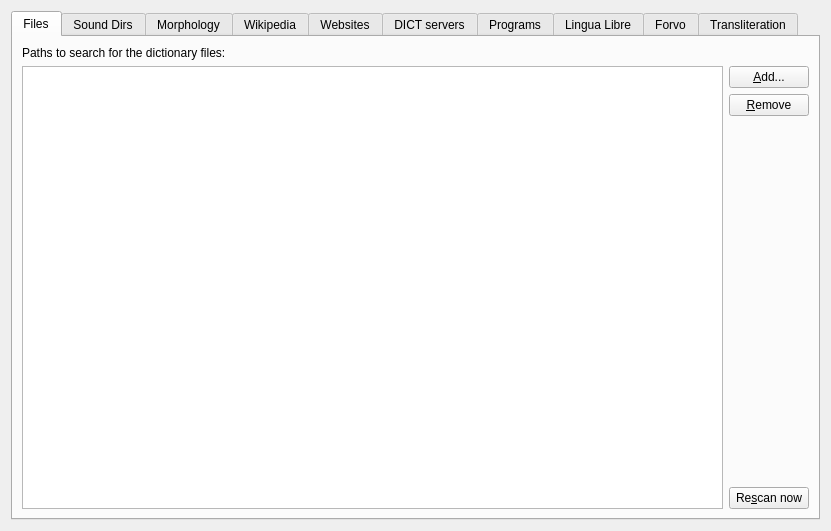
<?xml version="1.0" encoding="UTF-8"?>
<ui version="4.0">
 <class>Sources</class>
 <widget class="QWidget" name="Sources">
  <property name="geometry">
   <rect>
    <x>0</x>
    <y>0</y>
    <width>831</width>
    <height>531</height>
   </rect>
  </property>
  <property name="windowTitle">
   <string notr="true">Sources</string>
  </property>
  <layout class="QVBoxLayout" name="verticalLayout_9">
   <item>
    <widget class="QTabWidget" name="tabWidget">
     <property name="currentIndex">
      <number>0</number>
     </property>
     <property name="iconSize">
      <size>
       <width>15</width>
       <height>15</height>
      </size>
     </property>
     <property name="elideMode">
      <enum>Qt::ElideNone</enum>
     </property>
     <property name="usesScrollButtons">
      <bool>true</bool>
     </property>
     <widget class="QWidget" name="filesTab">
      <attribute name="icon">
       <iconset resource="../../resources.qrc">
        <normaloff>:/icons/folders.svg</normaloff>:/icons/folders.svg</iconset>
      </attribute>
      <attribute name="title">
       <string>Files</string>
      </attribute>
      <layout class="QVBoxLayout" name="verticalLayout_2">
       <item>
        <widget class="QLabel" name="label">
         <property name="text">
          <string>Paths to search for the dictionary files:</string>
         </property>
        </widget>
       </item>
       <item>
        <layout class="QHBoxLayout" name="horizontalLayout">
         <item>
          <widget class="QTreeView" name="paths"/>
         </item>
         <item>
          <layout class="QVBoxLayout" name="verticalLayout">
           <item>
            <widget class="QPushButton" name="addPath">
             <property name="text">
              <string>&amp;Add...</string>
             </property>
            </widget>
           </item>
           <item>
            <widget class="QPushButton" name="removePath">
             <property name="text">
              <string>&amp;Remove</string>
             </property>
            </widget>
           </item>
           <item>
            <spacer name="verticalSpacer">
             <property name="orientation">
              <enum>Qt::Vertical</enum>
             </property>
             <property name="sizeHint" stdset="0">
              <size>
               <width>17</width>
               <height>68</height>
              </size>
             </property>
            </spacer>
           </item>
           <item>
            <widget class="QPushButton" name="rescan">
             <property name="text">
              <string>Re&amp;scan now</string>
             </property>
            </widget>
           </item>
          </layout>
         </item>
        </layout>
       </item>
      </layout>
     </widget>
     <widget class="QWidget" name="tab">
      <attribute name="icon">
       <iconset resource="../../resources.qrc">
        <normaloff>:/icons/folder-sound.svg</normaloff>:/icons/folder-sound.svg</iconset>
      </attribute>
      <attribute name="title">
       <string>Sound Dirs</string>
      </attribute>
      <layout class="QVBoxLayout" name="verticalLayout_7">
       <item>
        <widget class="QLabel" name="label_3">
         <property name="text">
          <string>Make dictionaries from bunches of audiofiles by adding paths here:</string>
         </property>
        </widget>
       </item>
       <item>
        <layout class="QHBoxLayout" name="horizontalLayout_3">
         <item>
          <widget class="QTreeView" name="soundDirs"/>
         </item>
         <item>
          <layout class="QVBoxLayout" name="verticalLayout_6">
           <item>
            <widget class="QPushButton" name="addSoundDir">
             <property name="text">
              <string>&amp;Add...</string>
             </property>
            </widget>
           </item>
           <item>
            <widget class="QPushButton" name="removeSoundDir">
             <property name="text">
              <string>&amp;Remove</string>
             </property>
            </widget>
           </item>
           <item>
            <spacer name="verticalSpacer_3">
             <property name="orientation">
              <enum>Qt::Vertical</enum>
             </property>
             <property name="sizeHint" stdset="0">
              <size>
               <width>20</width>
               <height>40</height>
              </size>
             </property>
            </spacer>
           </item>
          </layout>
         </item>
        </layout>
       </item>
      </layout>
     </widget>
     <widget class="QWidget" name="tab_2">
      <attribute name="icon">
       <iconset resource="../../resources.qrc">
        <normaloff>:/icons/icon32_hunspell.png</normaloff>:/icons/icon32_hunspell.png</iconset>
      </attribute>
      <attribute name="title">
       <string>Morphology</string>
      </attribute>
      <layout class="QVBoxLayout" name="verticalLayout_8">
       <item>
        <widget class="QLabel" name="label_4">
         <property name="text">
          <string>Path to a directory with Hunspell/Myspell dictionaries:</string>
         </property>
        </widget>
       </item>
       <item>
        <layout class="QHBoxLayout" name="horizontalLayout_4">
         <item>
          <widget class="QLineEdit" name="hunspellPath">
           <property name="readOnly">
            <bool>true</bool>
           </property>
          </widget>
         </item>
         <item>
          <widget class="QPushButton" name="changeHunspellPath">
           <property name="text">
            <string>&amp;Change...</string>
           </property>
          </widget>
         </item>
        </layout>
       </item>
       <item>
        <widget class="QLabel" name="label_5">
         <property name="text">
          <string>Available morphology dictionaries:</string>
         </property>
        </widget>
       </item>
       <item>
        <layout class="QHBoxLayout" name="horizontalLayout_5">
         <item>
          <widget class="QTreeView" name="hunspellDictionaries"/>
         </item>
         <item>
          <widget class="QLabel" name="label_6">
           <property name="text">
            <string>Each morphology dictionary appears as a
separate auxiliary dictionary which
provides stem words for searches and
spelling suggestions for mistyped words.
Add appropriate dictionaries to the bottoms
of the appropriate groups to use them.</string>
           </property>
           <property name="textFormat">
            <enum>Qt::PlainText</enum>
           </property>
           <property name="wordWrap">
            <bool>false</bool>
           </property>
          </widget>
         </item>
        </layout>
       </item>
      </layout>
     </widget>
     <widget class="QWidget" name="mediaWikisTab">
      <attribute name="icon">
       <iconset resource="../../resources.qrc">
        <normaloff>:/icons/icon32_wiki.png</normaloff>:/icons/icon32_wiki.png</iconset>
      </attribute>
      <attribute name="title">
       <string>Wikipedia</string>
      </attribute>
      <layout class="QVBoxLayout" name="verticalLayout_4">
       <item>
        <widget class="QLabel" name="label_2">
         <property name="text">
          <string>Wikipedia (MediaWiki) sites:</string>
         </property>
        </widget>
       </item>
       <item>
        <layout class="QHBoxLayout" name="horizontalLayout_2">
         <item>
          <widget class="QTreeView" name="mediaWikis"/>
         </item>
         <item>
          <layout class="QVBoxLayout" name="verticalLayout_3">
           <item>
            <widget class="QPushButton" name="addMediaWiki">
             <property name="text">
              <string>&amp;Add...</string>
             </property>
            </widget>
           </item>
           <item>
            <widget class="QPushButton" name="removeMediaWiki">
             <property name="text">
              <string>&amp;Remove</string>
             </property>
            </widget>
           </item>
           <item>
            <spacer name="verticalSpacer_2">
             <property name="orientation">
              <enum>Qt::Vertical</enum>
             </property>
             <property name="sizeType">
              <enum>QSizePolicy::Expanding</enum>
             </property>
             <property name="sizeHint" stdset="0">
              <size>
               <width>20</width>
               <height>40</height>
              </size>
             </property>
            </spacer>
           </item>
          </layout>
         </item>
        </layout>
       </item>
      </layout>
     </widget>
     <widget class="QWidget" name="tab_4">
      <attribute name="icon">
       <iconset resource="../../resources.qrc">
        <normaloff>:/icons/internet.svg</normaloff>:/icons/internet.svg</iconset>
      </attribute>
      <attribute name="title">
       <string>Websites</string>
      </attribute>
      <layout class="QVBoxLayout" name="verticalLayout_11">
       <item>
        <widget class="QLabel" name="label_9">
         <property name="text">
          <string>Any websites. A string %GDWORD% will be replaced with the query word:</string>
         </property>
        </widget>
       </item>
       <item>
        <layout class="QHBoxLayout" name="horizontalLayout_6">
         <item>
          <widget class="QTreeView" name="webSites"/>
         </item>
         <item>
          <layout class="QVBoxLayout" name="verticalLayout_10">
           <item>
            <widget class="QPushButton" name="addWebSite">
             <property name="text">
              <string>&amp;Add...</string>
             </property>
            </widget>
           </item>
           <item>
            <widget class="QPushButton" name="removeWebSite">
             <property name="text">
              <string>&amp;Remove</string>
             </property>
            </widget>
           </item>
           <item>
            <spacer name="verticalSpacer_8">
             <property name="orientation">
              <enum>Qt::Vertical</enum>
             </property>
             <property name="sizeHint" stdset="0">
              <size>
               <width>20</width>
               <height>40</height>
              </size>
             </property>
            </spacer>
           </item>
          </layout>
         </item>
        </layout>
       </item>
       <item>
        <widget class="QLabel" name="label_10">
         <property name="text">
          <string>Alternatively, use %GD1251% for CP1251, %GDISO1%...%GDISO16% for ISO 8859-1...ISO 8859-16 respectively,
%GDBIG5% for Big-5, %GDBIG5HKSCS% for Big5-HKSCS, %GDGBK% for GBK and GB18030, %GDSHIFTJIS% for Shift-JIS.</string>
         </property>
        </widget>
       </item>
      </layout>
     </widget>
     <widget class="QWidget" name="dictdTab">
      <attribute name="icon">
       <iconset resource="../../resources.qrc">
        <normaloff>:/icons/network.svg</normaloff>:/icons/network.svg</iconset>
      </attribute>
      <attribute name="title">
       <string>DICT servers</string>
      </attribute>
      <layout class="QVBoxLayout" name="verticalLayout_16">
       <item>
        <widget class="QLabel" name="label_116">
         <property name="text">
          <string>DICT servers:</string>
         </property>
        </widget>
       </item>
       <item>
        <layout class="QHBoxLayout" name="horizontalLayout_16">
         <item>
          <widget class="QTreeView" name="dictServers"/>
         </item>
         <item>
          <layout class="QVBoxLayout" name="verticalLayout_17">
           <item>
            <widget class="QPushButton" name="addDictServer">
             <property name="text">
              <string>&amp;Add...</string>
             </property>
            </widget>
           </item>
           <item>
            <widget class="QPushButton" name="removeDictServer">
             <property name="text">
              <string>&amp;Remove</string>
             </property>
            </widget>
           </item>
           <item>
            <spacer name="verticalSpacer_18">
             <property name="orientation">
              <enum>Qt::Vertical</enum>
             </property>
             <property name="sizeHint" stdset="0">
              <size>
               <width>20</width>
               <height>40</height>
              </size>
             </property>
            </spacer>
           </item>
          </layout>
         </item>
        </layout>
       </item>
      </layout>
     </widget>
     <widget class="QWidget" name="tab_6">
      <attribute name="icon">
       <iconset resource="../../resources.qrc">
        <normaloff>:/icons/programs.svg</normaloff>:/icons/programs.svg</iconset>
      </attribute>
      <attribute name="title">
       <string>Programs</string>
      </attribute>
      <layout class="QVBoxLayout" name="verticalLayout_15">
       <item>
        <widget class="QLabel" name="label_16">
         <property name="text">
          <string>Any external programs. A string %GDWORD% will be replaced with the query word. A string %GDSEARCH% will be replaced with the text in the search bar. If both of the parameters are not provided, the headword will be fed into standard input.</string>
         </property>
         <property name="wordWrap">
          <bool>true</bool>
         </property>
        </widget>
       </item>
       <item>
        <layout class="QHBoxLayout" name="horizontalLayout_7">
         <item>
          <widget class="QTreeView" name="programs"/>
         </item>
         <item>
          <layout class="QVBoxLayout" name="verticalLayout_14">
           <item>
            <widget class="QPushButton" name="addProgram">
             <property name="text">
              <string>&amp;Add...</string>
             </property>
            </widget>
           </item>
           <item>
            <widget class="QPushButton" name="removeProgram">
             <property name="text">
              <string>&amp;Remove</string>
             </property>
            </widget>
           </item>
           <item>
            <spacer name="verticalSpacer_12">
             <property name="orientation">
              <enum>Qt::Vertical</enum>
             </property>
             <property name="sizeHint" stdset="0">
              <size>
               <width>20</width>
               <height>40</height>
              </size>
             </property>
            </spacer>
           </item>
          </layout>
         </item>
        </layout>
       </item>
      </layout>
     </widget>
     <widget class="QWidget" name="tab_lingua">
      <attribute name="icon">
       <iconset resource="../../resources.qrc">
        <normaloff>:/icons/lingualibre.svg</normaloff>:/icons/lingualibre.svg</iconset>
      </attribute>
      <attribute name="title">
       <string>Lingua Libre</string>
      </attribute>
      <layout class="QVBoxLayout" name="verticalLayout_5">
       <item>
        <widget class="QLabel" name="label_17">
         <property name="text">
          <string>&lt;html&gt;&lt;head/&gt;&lt;body&gt;&lt;p&gt;Prouncations provied by &lt;a href=&quot;https://lingualibre.org&quot;&gt;&lt;span style=&quot; text-decoration: underline; color:#2980b9;&quot;&gt;Lingua Libre&lt;/span&gt;&lt;/a&gt;, a collaborative linguistic media library of Wikimedia France. &lt;/p&gt;&lt;/body&gt;&lt;/html&gt;</string>
         </property>
         <property name="openExternalLinks">
          <bool>true</bool>
         </property>
        </widget>
       </item>
       <item>
        <widget class="QGroupBox" name="linguaEnabled">
         <property name="title">
          <string>Enable Lingua Libre</string>
         </property>
         <property name="checkable">
          <bool>true</bool>
         </property>
         <layout class="QFormLayout" name="formLayout_2">
          <item row="0" column="0">
           <widget class="QLabel" name="label_18">
            <property name="text">
             <string>ISO 639-3 language code</string>
            </property>
           </widget>
          </item>
          <item row="0" column="1">
           <widget class="QLineEdit" name="linguaLangCode"/>
          </item>
          <item row="1" column="1">
           <widget class="QLabel" name="label_19">
            <property name="text">
             <string>Examples:  &amp;quot;eng&amp;quot; for English, &amp;quot;fra&amp;quot; for French &lt;br&gt;

Full list of availiable languages can be found &lt;a href=&quot;https://lingualibre.org/wiki/LinguaLibre:Stats/Languages&quot;&gt; here &lt;/a&gt;</string>
            </property>
            <property name="openExternalLinks">
             <bool>true</bool>
            </property>
           </widget>
          </item>
         </layout>
        </widget>
       </item>
       <item>
        <spacer name="verticalSpacer_4">
         <property name="orientation">
          <enum>Qt::Vertical</enum>
         </property>
         <property name="sizeHint" stdset="0">
          <size>
           <width>20</width>
           <height>40</height>
          </size>
         </property>
        </spacer>
       </item>
      </layout>
     </widget>
     <widget class="QWidget" name="tab_5">
      <attribute name="icon">
       <iconset resource="../../resources.qrc">
        <normaloff>:/icons/forvo.png</normaloff>:/icons/forvo.png</iconset>
      </attribute>
      <attribute name="title">
       <string>Forvo</string>
      </attribute>
      <layout class="QVBoxLayout" name="verticalLayout_13">
       <item>
        <widget class="QLabel" name="label_11">
         <property name="sizePolicy">
          <sizepolicy hsizetype="Preferred" vsizetype="Preferred">
           <horstretch>0</horstretch>
           <verstretch>0</verstretch>
          </sizepolicy>
         </property>
         <property name="text">
          <string>Live pronunciations from &lt;a href=&quot;http://www.forvo.com/&quot;&gt;forvo.com&lt;/a&gt;. The site allows people to record and share word pronunciations. You can listen to them from GoldenDict.</string>
         </property>
         <property name="wordWrap">
          <bool>true</bool>
         </property>
         <property name="openExternalLinks">
          <bool>true</bool>
         </property>
        </widget>
       </item>
       <item>
        <widget class="QGroupBox" name="forvoEnabled">
         <property name="title">
          <string>Enable pronunciations from Forvo</string>
         </property>
         <property name="checkable">
          <bool>true</bool>
         </property>
         <property name="checked">
          <bool>true</bool>
         </property>
         <layout class="QVBoxLayout" name="verticalLayout_12">
          <item>
           <layout class="QFormLayout" name="formLayout">
            <property name="fieldGrowthPolicy">
             <enum>QFormLayout::ExpandingFieldsGrow</enum>
            </property>
            <item row="0" column="0">
             <widget class="QLabel" name="label_12">
              <property name="text">
               <string>API Key:</string>
              </property>
             </widget>
            </item>
            <item row="0" column="1">
             <widget class="QLineEdit" name="forvoApiKey">
              <property name="toolTip">
               <string>&lt;html&gt;&lt;head/&gt;&lt;body&gt;&lt;p&gt;Use of Forvo currently requires an API key, register on the site to get your own key.&lt;/p&gt;&lt;/body&gt;&lt;/html&gt;</string>
              </property>
             </widget>
            </item>
            <item row="1" column="0">
             <spacer name="horizontalSpacer_2">
              <property name="orientation">
               <enum>Qt::Horizontal</enum>
              </property>
              <property name="sizeType">
               <enum>QSizePolicy::Fixed</enum>
              </property>
              <property name="sizeHint" stdset="0">
               <size>
                <width>18</width>
                <height>20</height>
               </size>
              </property>
             </spacer>
            </item>
            <item row="1" column="1">
             <widget class="QLabel" name="label_13">
              <property name="text">
               <string>&lt;html&gt;&lt;head/&gt;&lt;body&gt;&lt;p&gt;Get your own key &lt;a href=&quot;http://api.forvo.com/key/&quot;&gt;&lt;span style=&quot; text-decoration: underline; color:#0000ff;&quot;&gt;here&lt;/span&gt;&lt;/a&gt;&lt;/p&gt;&lt;/body&gt;&lt;/html&gt;</string>
              </property>
              <property name="wordWrap">
               <bool>false</bool>
              </property>
              <property name="openExternalLinks">
               <bool>true</bool>
              </property>
             </widget>
            </item>
            <item row="2" column="0">
             <widget class="QLabel" name="label_14">
              <property name="text">
               <string>Language codes (comma-separated):</string>
              </property>
             </widget>
            </item>
            <item row="2" column="1">
             <widget class="QLineEdit" name="forvoLanguageCodes">
              <property name="toolTip">
               <string>List of language codes you would like to have. Example: &quot;en, ru&quot;.</string>
              </property>
             </widget>
            </item>
            <item row="3" column="0">
             <spacer name="horizontalSpacer">
              <property name="orientation">
               <enum>Qt::Horizontal</enum>
              </property>
              <property name="sizeType">
               <enum>QSizePolicy::Fixed</enum>
              </property>
              <property name="sizeHint" stdset="0">
               <size>
                <width>18</width>
                <height>20</height>
               </size>
              </property>
             </spacer>
            </item>
            <item row="3" column="1">
             <widget class="QLabel" name="label_15">
              <property name="text">
               <string>Full list of language codes is available &lt;a href=&quot;http://www.forvo.com/languages-codes/&quot;&gt;here&lt;/a&gt;.</string>
              </property>
              <property name="openExternalLinks">
               <bool>true</bool>
              </property>
             </widget>
            </item>
           </layout>
          </item>
          <item>
           <spacer name="verticalSpacer_10">
            <property name="orientation">
             <enum>Qt::Vertical</enum>
            </property>
            <property name="sizeHint" stdset="0">
             <size>
              <width>20</width>
              <height>40</height>
             </size>
            </property>
           </spacer>
          </item>
         </layout>
        </widget>
       </item>
      </layout>
     </widget>
     <widget class="QWidget" name="tab_3">
      <attribute name="icon">
       <iconset resource="../../resources.qrc">
        <normaloff>:/icons/transliteration.png</normaloff>:/icons/transliteration.png</iconset>
      </attribute>
      <attribute name="title">
       <string>Transliteration</string>
      </attribute>
      <layout class="QVBoxLayout" name="transliterationLayout">
       <property name="spacing">
        <number>6</number>
       </property>
       <item>
        <layout class="QGridLayout" name="gridLayout_2">
         <item row="0" column="1">
          <widget class="QCheckBox" name="enableGreekTransliteration">
           <property name="text">
            <string>Greek transliteration</string>
           </property>
           <property name="icon">
            <iconset resource="../../icons/flags.qrc">
             <normaloff>:/flags/gr.png</normaloff>:/flags/gr.png</iconset>
           </property>
          </widget>
         </item>
         <item row="0" column="0">
          <widget class="QCheckBox" name="enableRussianTransliteration">
           <property name="text">
            <string>Russian transliteration</string>
           </property>
           <property name="icon">
            <iconset resource="../../icons/flags.qrc">
             <normaloff>:/flags/ru.png</normaloff>:/flags/ru.png</iconset>
           </property>
          </widget>
         </item>
         <item row="1" column="0">
          <widget class="QCheckBox" name="enableGermanTransliteration">
           <property name="text">
            <string>German transliteration</string>
           </property>
           <property name="icon">
            <iconset resource="../../icons/flags.qrc">
             <normaloff>:/flags/de.png</normaloff>:/flags/de.png</iconset>
           </property>
          </widget>
         </item>
         <item row="1" column="1">
          <widget class="QCheckBox" name="enableBelarusianTransliteration">
           <property name="text">
            <string>Belarusian transliteration</string>
           </property>
           <property name="icon">
            <iconset resource="../../icons/flags.qrc">
             <normaloff>:/flags/by.png</normaloff>:/flags/by.png</iconset>
           </property>
          </widget>
         </item>
        </layout>
       </item>
       <item>
        <widget class="QGroupBox" name="enableRomaji">
         <property name="toolTip">
          <string>Enables to use the Latin alphabet to write the Japanese language</string>
         </property>
         <property name="title">
          <string>Japanese Romaji</string>
         </property>
         <property name="checkable">
          <bool>true</bool>
         </property>
         <property name="checked">
          <bool>true</bool>
         </property>
         <layout class="QGridLayout" name="gridLayout">
          <item row="0" column="0">
           <widget class="QLabel" name="label_7">
            <property name="text">
             <string>Systems:</string>
            </property>
           </widget>
          </item>
          <item row="0" column="1">
           <widget class="QCheckBox" name="enableHepburn">
            <property name="toolTip">
             <string>The most widely used method of transcription of Japanese,
based on English phonology</string>
            </property>
            <property name="text">
             <string>Hepburn</string>
            </property>
           </widget>
          </item>
          <item row="0" column="2">
           <widget class="QCheckBox" name="enableNihonShiki">
            <property name="enabled">
             <bool>false</bool>
            </property>
            <property name="toolTip">
             <string>The most regular system, having a one-to-one relation to the
kana writing systems. Standardized as ISO 3602

Not implemented yet in GoldenDict.</string>
            </property>
            <property name="text">
             <string>Nihon-shiki</string>
            </property>
           </widget>
          </item>
          <item row="0" column="3">
           <widget class="QCheckBox" name="enableKunreiShiki">
            <property name="enabled">
             <bool>false</bool>
            </property>
            <property name="toolTip">
             <string>Based on Nihon-shiki system, but modified for modern standard Japanese.
Standardized as ISO 3602

Not implemented yet in GoldenDict.</string>
            </property>
            <property name="text">
             <string>Kunrei-shiki</string>
            </property>
           </widget>
          </item>
          <item row="1" column="0">
           <widget class="QLabel" name="label_8">
            <property name="text">
             <string>Syllabaries:</string>
            </property>
           </widget>
          </item>
          <item row="1" column="2">
           <widget class="QCheckBox" name="enableHiragana">
            <property name="toolTip">
             <string>Hiragana Japanese syllabary</string>
            </property>
            <property name="text">
             <string>Hiragana</string>
            </property>
           </widget>
          </item>
          <item row="1" column="3">
           <widget class="QCheckBox" name="enableKatakana">
            <property name="toolTip">
             <string>Katakana Japanese syllabary</string>
            </property>
            <property name="text">
             <string>Katakana</string>
            </property>
           </widget>
          </item>
         </layout>
        </widget>
       </item>
       <item>
        <layout class="QVBoxLayout" name="verticalLayout_18">
         <item>
          <widget class="QGroupBox" name="enableCustomTransliteration">
           <property name="title">
            <string>Custom transliteration</string>
           </property>
           <property name="checkable">
            <bool>true</bool>
           </property>
           <layout class="QVBoxLayout" name="verticalLayout_19">
            <item>
             <widget class="QLabel" name="label_21">
              <property name="text">
               <string>This only applied in search phrase, with each line represent a transliteration,semicolon seperated. For example, ae;æ,users can input ae to represent æ in the target word.</string>
              </property>
              <property name="wordWrap">
               <bool>true</bool>
              </property>
             </widget>
            </item>
            <item>
             <widget class="QPlainTextEdit" name="customTransliteration">
              <property name="placeholderText">
               <string>ae;æ #this is an example</string>
              </property>
             </widget>
            </item>
           </layout>
          </widget>
         </item>
        </layout>
       </item>
      </layout>
     </widget>
    </widget>
   </item>
  </layout>
 </widget>
 <tabstops>
  <tabstop>enableRussianTransliteration</tabstop>
  <tabstop>enableGermanTransliteration</tabstop>
  <tabstop>enableRomaji</tabstop>
  <tabstop>enableHepburn</tabstop>
  <tabstop>enableNihonShiki</tabstop>
  <tabstop>enableKunreiShiki</tabstop>
  <tabstop>enableHiragana</tabstop>
  <tabstop>enableKatakana</tabstop>
  <tabstop>hunspellPath</tabstop>
  <tabstop>changeHunspellPath</tabstop>
  <tabstop>hunspellDictionaries</tabstop>
  <tabstop>mediaWikis</tabstop>
  <tabstop>addMediaWiki</tabstop>
  <tabstop>removeMediaWiki</tabstop>
  <tabstop>tabWidget</tabstop>
  <tabstop>addPath</tabstop>
  <tabstop>removePath</tabstop>
  <tabstop>rescan</tabstop>
  <tabstop>soundDirs</tabstop>
  <tabstop>addSoundDir</tabstop>
  <tabstop>removeSoundDir</tabstop>
  <tabstop>paths</tabstop>
 </tabstops>
 <resources>
  <include location="../../resources.qrc"/>
  <include location="../../icons/flags.qrc"/>
 </resources>
 <connections/>
</ui>
